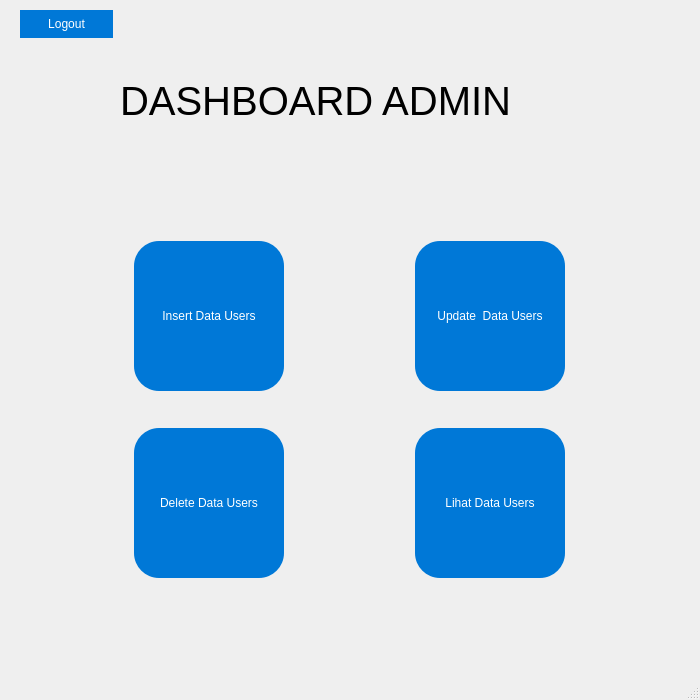
<?xml version="1.0" encoding="UTF-8"?>
<ui version="4.0">
 <class>MainWindow</class>
 <widget class="QMainWindow" name="MainWindow">
  <property name="geometry">
   <rect>
    <x>0</x>
    <y>0</y>
    <width>700</width>
    <height>700</height>
   </rect>
  </property>
  <property name="minimumSize">
   <size>
    <width>700</width>
    <height>700</height>
   </size>
  </property>
  <property name="maximumSize">
   <size>
    <width>700</width>
    <height>700</height>
   </size>
  </property>
  <property name="windowTitle">
   <string>MainWindow</string>
  </property>
  <widget class="QWidget" name="centralwidget">
   <widget class="QLabel" name="label">
    <property name="geometry">
     <rect>
      <x>120</x>
      <y>50</y>
      <width>461</width>
      <height>101</height>
     </rect>
    </property>
    <property name="font">
     <font>
      <pointsize>30</pointsize>
     </font>
    </property>
    <property name="text">
     <string>DASHBOARD ADMIN</string>
    </property>
   </widget>
   <widget class="QWidget" name="gridLayoutWidget">
    <property name="geometry">
     <rect>
      <x>9</x>
      <y>210</y>
      <width>681</width>
      <height>401</height>
     </rect>
    </property>
    <layout class="QGridLayout" name="gridLayout">
     <item row="0" column="0">
      <widget class="QPushButton" name="insert">
       <property name="sizePolicy">
        <sizepolicy hsizetype="Fixed" vsizetype="Fixed">
         <horstretch>0</horstretch>
         <verstretch>0</verstretch>
        </sizepolicy>
       </property>
       <property name="minimumSize">
        <size>
         <width>150</width>
         <height>150</height>
        </size>
       </property>
       <property name="maximumSize">
        <size>
         <width>150</width>
         <height>150</height>
        </size>
       </property>
       <property name="styleSheet">
        <string notr="true">#insert{
	background-color: #0078d7;
    color: white;
    border-radius: 25px;
    border: none;
    padding: 6px 15px;
}
#insert:hover{
	background-color: #005fa3;

}</string>
       </property>
       <property name="text">
        <string>Insert Data Users</string>
       </property>
      </widget>
     </item>
     <item row="0" column="1">
      <widget class="QPushButton" name="update">
       <property name="sizePolicy">
        <sizepolicy hsizetype="Fixed" vsizetype="Fixed">
         <horstretch>0</horstretch>
         <verstretch>0</verstretch>
        </sizepolicy>
       </property>
       <property name="minimumSize">
        <size>
         <width>150</width>
         <height>150</height>
        </size>
       </property>
       <property name="maximumSize">
        <size>
         <width>150</width>
         <height>150</height>
        </size>
       </property>
       <property name="styleSheet">
        <string notr="true">#update{
	background-color: #0078d7;
    color: white;
    border-radius: 25px;
    border: none;
    padding: 6px 15px;
}
#update:hover{
	background-color: #005fa3;

}</string>
       </property>
       <property name="text">
        <string>Update  Data Users</string>
       </property>
      </widget>
     </item>
     <item row="1" column="0">
      <widget class="QPushButton" name="delete_2">
       <property name="sizePolicy">
        <sizepolicy hsizetype="Fixed" vsizetype="Fixed">
         <horstretch>0</horstretch>
         <verstretch>0</verstretch>
        </sizepolicy>
       </property>
       <property name="minimumSize">
        <size>
         <width>150</width>
         <height>150</height>
        </size>
       </property>
       <property name="maximumSize">
        <size>
         <width>150</width>
         <height>150</height>
        </size>
       </property>
       <property name="styleSheet">
        <string notr="true">#delete_2{
	background-color: #0078d7;
    color: white;
    border-radius: 25px;
    border: none;
    padding: 6px 15px;
}
#delete_2:hover{
	background-color: #005fa3;

}</string>
       </property>
       <property name="text">
        <string>Delete Data Users</string>
       </property>
      </widget>
     </item>
     <item row="1" column="1">
      <widget class="QPushButton" name="lihat">
       <property name="sizePolicy">
        <sizepolicy hsizetype="Fixed" vsizetype="Fixed">
         <horstretch>0</horstretch>
         <verstretch>0</verstretch>
        </sizepolicy>
       </property>
       <property name="minimumSize">
        <size>
         <width>150</width>
         <height>150</height>
        </size>
       </property>
       <property name="maximumSize">
        <size>
         <width>150</width>
         <height>150</height>
        </size>
       </property>
       <property name="styleSheet">
        <string notr="true">#lihat{
	background-color: #0078d7;
    color: white;
    border-radius: 25px;
    border: none;
    padding: 6px 15px;
}
#lihat:hover{
	background-color: #005fa3;

}</string>
       </property>
       <property name="text">
        <string>Lihat Data Users</string>
       </property>
      </widget>
     </item>
    </layout>
   </widget>
   <widget class="QPushButton" name="logout">
    <property name="geometry">
     <rect>
      <x>20</x>
      <y>10</y>
      <width>93</width>
      <height>28</height>
     </rect>
    </property>
    <property name="sizePolicy">
     <sizepolicy hsizetype="Minimum" vsizetype="Preferred">
      <horstretch>0</horstretch>
      <verstretch>0</verstretch>
     </sizepolicy>
    </property>
    <property name="styleSheet">
     <string notr="true">#logout{
	background-color: #0078d7;
    color: white;
    border-radius: 15px;
}
#logout:hover{
	background-color: #005fa3;

}</string>
    </property>
    <property name="text">
     <string>Logout</string>
    </property>
   </widget>
  </widget>
  <widget class="QStatusBar" name="statusbar"/>
 </widget>
 <resources/>
 <connections/>
</ui>
